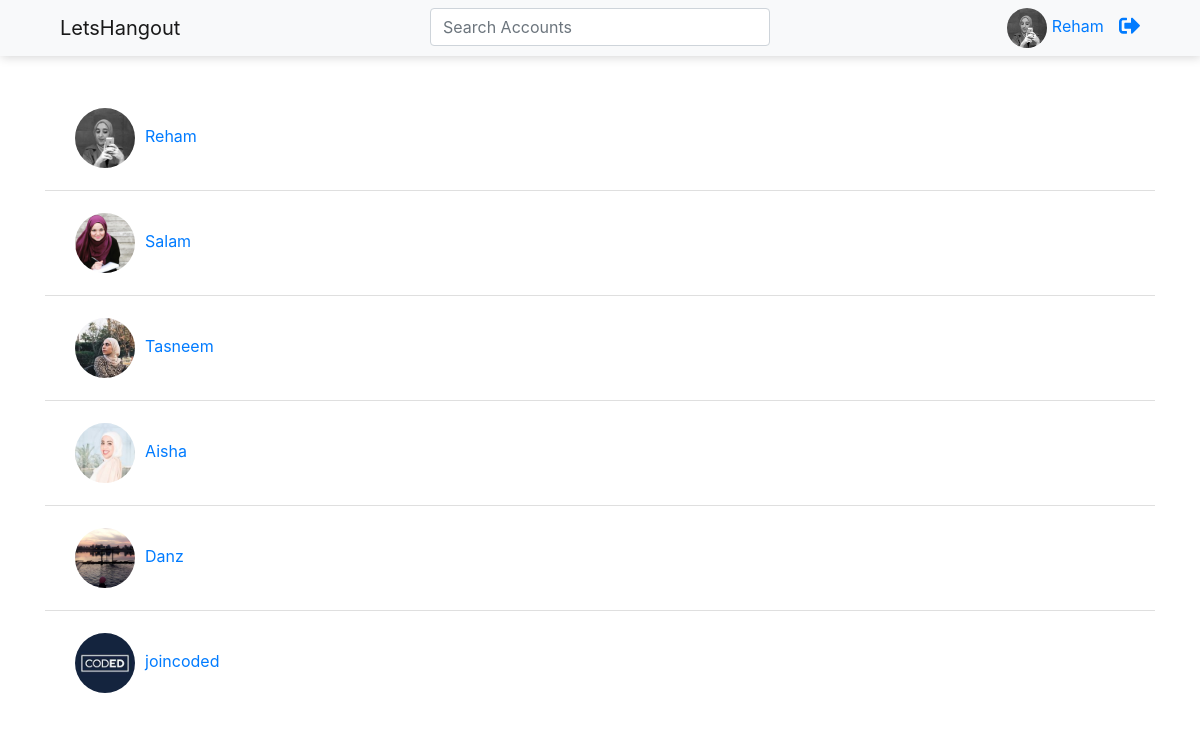
The app's page /search_profile/ (signed in) with its own data.
### hangout/models.py (models this page shows, shortened)
class Profile(models.Model):
	user = models.OneToOneField(User , on_delete=models.CASCADE)
	profile_image = models.ImageField(default='none.png')
	profile_bio = models.TextField(max_length=300, null=True)

### hangout/views.py (the view)
# urls.py: path('search_profile/', views.search_profile, name="search_profile"),
def search_profile(request):
	query = request.GET.get("q")
	profiles = Profile.objects.all()
	if query:
		profiles = profiles.filter(user__username__contains=query)
	context = {
	'profiles': profiles,
	}
	return render(request, 'search_profile.html', context)

### hangout/templates/search_profile.html (shortened to what this page needs)
{% extends "base.html" %}
{% load crispy_forms_tags %}
{% block content %}
<div class="row">
	<div class="col-lg-12">
		<ul class="list-group list-group-flush">
		{% for profile in profiles %}
		  <li class="list-group-item"><a href="{% url 'profile' profile_id=profile.id %}"><img class="profile-image rounded-circle" src="{{profile.profile_image.url}}"" alt="profile-image">{{profile.user}}</a></li>
		{% endfor %}
		</ul>
	</div>
</div>
{% endblock content %}

### hangout/templates/base.html (shortened to what this page needs)
<!DOCTYPE html>
<html>
<head>
    <link rel="stylesheet" href="https://maxcdn.bootstrapcdn.com/bootstrap/4.0.0/css/bootstrap.min.css">
</head>
<body>
<nav class="navbar navbar-expand-lg navbar-light bg-light nav-space my-nav">
    <div class="container">
          <div class="row full-width">
                <div class="col-4">
                    <a class="navbar-brand" href="{% url 'home' %}">LetsHangout</a>
                </div>
                <div class="col-4">
                    {% if request.user.is_authenticated %}
                    <form class="form-inline my-2 my-lg-0 form-custom" action=" {% url 'search_profile' %} " method='GET'>
                      <input class="form-control full-width" type="search" name='q' placeholder="Search Accounts" aria-label="Search">
                    </form>
                    {% endif %}
                </div>
                <div class="col-4">
                        {% if request.user.is_authenticated %}
                       <a class="float-right" href="{% url 'logout' %}"><i style=" vertical-align: -webkit-baseline-middle; margin-left: 15px" class="fas fa-sign-out-alt fa-lg"></i></a>
                        <a class="float-right" href="{% url 'profile' profile_id=request.user.profile.id %}"><img class="small-profile-image rounded-circle" src="{{request.user.profile.profile_image.url}}"" alt="profile-image">{{request.user}}</a>
                        {% else %}
                        <a class="float-right btn btn-outline-success inline-space" href="{% url 'login'%}">Sign In</a>
                        <a class="float-right btn btn-outline-success inline-space" href="{% url 'signup'%}">Sign Up</a>
                        {% endif %}
                </div>
        </div>
    </div>
</nav>
<div class="container">
{% block content %}
{% endblock content %}
</div>
</body>
</html>

### hangout/templates/base.html (style rules this page uses)
img.profile-image { width: 60px; margin: 10px; }
.small-profile-image { width: 40px; margin-left: 5px; margin-right: 5px }
.full-width { width: 100% !important; margin: auto !important; }
.nav-space { margin-bottom: 30px; }
.my-nav { box-shadow: 1px 1px 10px lightgrey; }

### records on screen
Profile: profile_image (picture), user "Reham"
Profile: profile_image (picture), user "Salam"
Profile: profile_image (picture), user "Tasneem"
Profile: profile_image (picture), user "Aisha"
Profile: profile_image (picture), user "Danz"
Profile: profile_image (picture), user "joincoded"

### other values on screen
{{ request.user }} "Reham"
